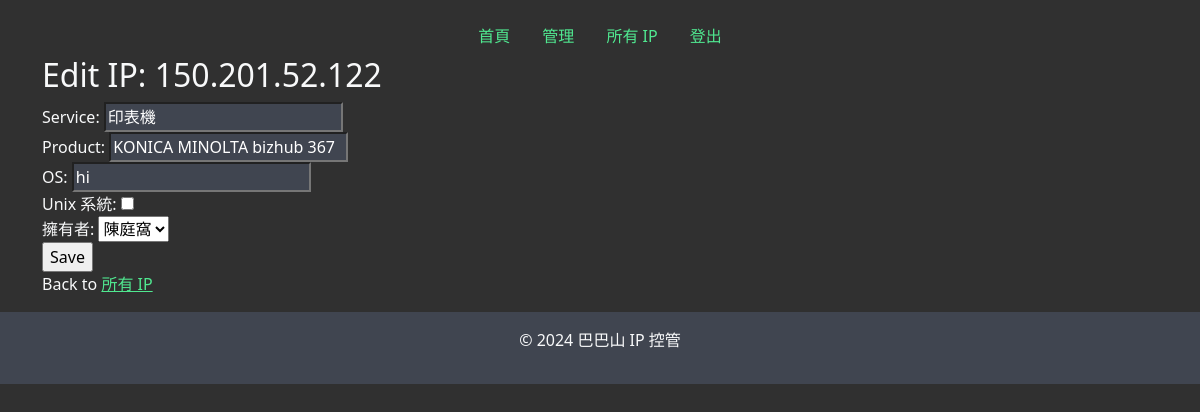
The app's page /ip/edit/150.201.52.122 (signed in) with its own data.
### IP/models.py (models this page shows, shortened)
class IP(models.Model):
    id = models.AutoField(primary_key=True)
    ip = models.CharField(max_length=20)
    service = models.CharField(max_length=20)
    product = models.CharField(max_length=20)
    os = models.CharField(max_length=20)
    unix_like = models.BooleanField()
    owner_id = models.IntegerField()

class Owner(models.Model):
    id = models.AutoField(primary_key=True)
    name = models.CharField(max_length=100)
    unit = models.CharField(max_length=100)
    ext = models.IntegerField()

### IP/views.py (the view, shortened to what this page needs)
# urls.py: path('ip/edit/<str:ip_str>', views.ip_edit, name='ip_edit'),
def ip_edit(request, ip_str):
    ip = IP.objects.filter(ip=ip_str).first()
    owners = Owner.objects.all()
    message = None
    template = loader.get_template('ip_edit.html')
    context = {
        'ip': ip,
        'owners': owners,
    }
    return HttpResponse(template.render(context, request))

### IP/templates/ip_edit.html (shortened to what this page needs)
{% extends "master.html" %}
{% load static %}
{% block content %}
<div class="container text-light">
    <h2>Edit IP: {{ ip.ip }}</h2>
    <form method="post" action="{% url 'ip_edit' ip_str=ip.ip %}">
        <div class="custom-input">
            <label for="service">Service:</label>
            <input type="text" id="service" name="service" value="{{ ip.service }}"><br>
            <label for="product">Product:</label>
            <input type="text" id="product" name="product" value="{{ ip.product }}"><br>
            <label for="os">OS:</label>
            <input type="text" id="os" name="os" value="{{ ip.os }}"><br>
            <label for="unix_like">Unix 系統:</label>
            <input type="checkbox" id="unix_like" name="unix_like" {% if ip.unix_like %}checked{% endif %}><br>
            <label for="owner_id">擁有者:</label>
            <select id="owner" name="owner_id">
              {% for owner in owners %}
                <option value="{{ owner.id }}" {% if owner.id == ip.owner_id %}selected{% endif %}>{{ owner.name }}</option>
              {% endfor %}
            </select><br>
            </div>
            <input type="submit" value="Save">
    </form>
    <p>Back to <a href="/ip/overview">所有 IP</a></p>
    </div>
    {% endblock %}

### static/custom.css (style rules this page uses)
.custom-bg-primary { background-color: #303030; }
a { color: #50E890; }
.custom-input input { background-color: #404550; color: #FFF; }

### records on screen
IP: ip "150.201.52.122", service "印表機", product "KONICA MINOLTA bizhub 367", os "hi", owner_id "陳庭窩"
